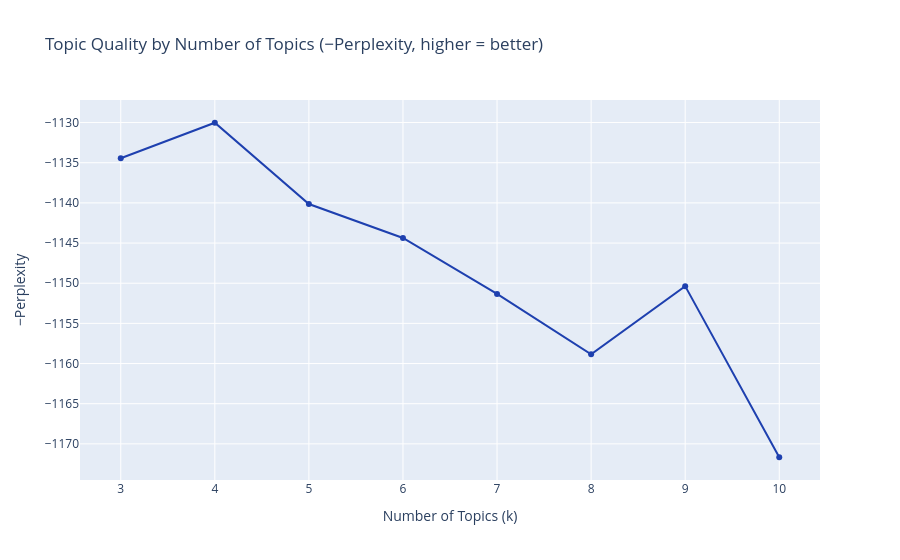

Notebook cell for this chart:
### Markdown cell above
## 4. Topic Count Selection — Perplexity Score

We test k from 3 to 10. Optimal k minimizes held-out perplexity — equivalently,
we report **negative perplexity** so the chart reads as "higher = better",
consistent with coherence score conventions.

sklearn's `LatentDirichletAllocation` computes perplexity on a 20% held-out split.
This avoids the gensim dependency (gensim 3.8 is incompatible with scipy ≥ 1.14)
while providing a reliable signal for n_topics selection.

### Code cell
print("Computing coherence scores for k=3 to 10 (this may take a few minutes)…")
coherence_results = calculate_coherence(df_lda["lda_text"].tolist(), range_topics=range(3, 11))

coherence_df = pd.DataFrame(coherence_results)
print(coherence_df)

fig = px.line(
    coherence_df, x="n_topics", y="coherence",
    markers=True,
    title="Topic Quality by Number of Topics (−Perplexity, higher = better)",
    labels={"n_topics": "Number of Topics (k)", "coherence": "−Perplexity"},
    color_discrete_sequence=["#1e40af"],
)
fig.show()

### Figure 1 — Plotly figure (JSON) as saved in the notebook; plotly's stock layout.template omitted (floating-point values rounded to 4 significant figures)
{"data": [{"hovertemplate": "Number of Topics (k)=%{x}<br>−Perplexity=%{y}<extra></extra>", "legendgroup": "", "line": {"color": "#1e40af", "dash": "solid"}, "marker": {"symbol": "circle"}, "mode": "lines+markers", "name": "", "orientation": "v", "showlegend": false, "type": "scatter", "x": [3, 4, 5, 6, 7, 8, 9, 10], "xaxis": "x", "y": [-1134.0, -1130.0, -1140.0, -1144.0, -1151.0, -1159.0, -1150.0, -1172.0], "yaxis": "y"}], "layout": {"legend": {"tracegroupgap": 0}, "title": {"text": "Topic Quality by Number of Topics (−Perplexity, higher = better)"}, "xaxis": {"anchor": "y", "domain": [0, 1], "title": {"text": "Number of Topics (k)"}}, "yaxis": {"anchor": "x", "domain": [0, 1], "title": {"text": "−Perplexity"}}}}
